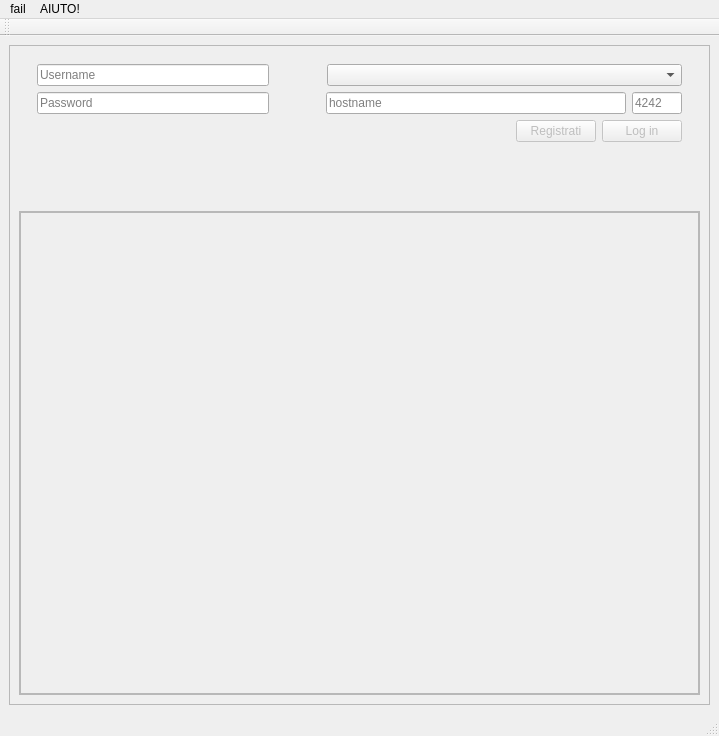
<?xml version="1.0" encoding="UTF-8"?>
<ui version="4.0">
 <class>finestraprincipale</class>
 <widget class="QMainWindow" name="finestraprincipale">
  <property name="enabled">
   <bool>true</bool>
  </property>
  <property name="geometry">
   <rect>
    <x>0</x>
    <y>0</y>
    <width>719</width>
    <height>736</height>
   </rect>
  </property>
  <property name="windowTitle">
   <string>Thinkzone</string>
  </property>
  <property name="windowIcon">
   <iconset resource="resources/immagini.qrc">
    <normaloff>:/images/gelatino_icon2.png</normaloff>:/images/gelatino_icon2.png</iconset>
  </property>
  <widget class="QWidget" name="wid_centr">
   <layout class="QVBoxLayout" name="verticalLayout_4">
    <item>
     <widget class="QFrame" name="frame_3">
      <property name="frameShape">
       <enum>QFrame::StyledPanel</enum>
      </property>
      <property name="frameShadow">
       <enum>QFrame::Raised</enum>
      </property>
      <layout class="QVBoxLayout" name="verticalLayout_3">
       <item>
        <widget class="QWidget" name="widget_5" native="true">
         <property name="maximumSize">
          <size>
           <width>16777215</width>
           <height>150</height>
          </size>
         </property>
         <layout class="QHBoxLayout" name="horizontalLayout_4">
          <item>
           <widget class="QWidget" name="widget" native="true">
            <property name="maximumSize">
             <size>
              <width>250</width>
              <height>16777215</height>
             </size>
            </property>
            <layout class="QVBoxLayout" name="verticalLayout_7">
             <property name="topMargin">
              <number>0</number>
             </property>
             <item>
              <widget class="QLineEdit" name="usernameEdit">
               <property name="placeholderText">
                <string>Username</string>
               </property>
              </widget>
             </item>
             <item>
              <widget class="QLineEdit" name="passwordEdit">
               <property name="echoMode">
                <enum>QLineEdit::Password</enum>
               </property>
               <property name="placeholderText">
                <string>Password</string>
               </property>
              </widget>
             </item>
             <item>
              <spacer name="verticalSpacer">
               <property name="orientation">
                <enum>Qt::Vertical</enum>
               </property>
               <property name="sizeHint" stdset="0">
                <size>
                 <width>20</width>
                 <height>40</height>
                </size>
               </property>
              </spacer>
             </item>
            </layout>
           </widget>
          </item>
          <item>
           <widget class="QWidget" name="widget_2" native="true">
            <property name="layoutDirection">
             <enum>Qt::RightToLeft</enum>
            </property>
            <layout class="QVBoxLayout" name="verticalLayout_8">
             <property name="topMargin">
              <number>0</number>
             </property>
             <property name="bottomMargin">
              <number>0</number>
             </property>
             <item>
              <widget class="QWidget" name="widget_6" native="true">
               <property name="layoutDirection">
                <enum>Qt::LeftToRight</enum>
               </property>
               <layout class="QHBoxLayout" name="horizontalLayout_2">
                <property name="margin">
                 <number>0</number>
                </property>
                <item>
                 <spacer name="horizontalSpacer_3">
                  <property name="orientation">
                   <enum>Qt::Horizontal</enum>
                  </property>
                  <property name="sizeType">
                   <enum>QSizePolicy::MinimumExpanding</enum>
                  </property>
                  <property name="sizeHint" stdset="0">
                   <size>
                    <width>0</width>
                    <height>20</height>
                   </size>
                  </property>
                 </spacer>
                </item>
                <item>
                 <widget class="QComboBox" name="serverBox">
                  <property name="minimumSize">
                   <size>
                    <width>355</width>
                    <height>0</height>
                   </size>
                  </property>
                  <property name="maximumSize">
                   <size>
                    <width>355</width>
                    <height>16777215</height>
                   </size>
                  </property>
                  <property name="editable">
                   <bool>false</bool>
                  </property>
                  <property name="currentIndex">
                   <number>-1</number>
                  </property>
                  <property name="insertPolicy">
                   <enum>QComboBox::InsertAtTop</enum>
                  </property>
                 </widget>
                </item>
               </layout>
              </widget>
             </item>
             <item>
              <widget class="QWidget" name="widget_hostname" native="true">
               <property name="enabled">
                <bool>true</bool>
               </property>
               <property name="layoutDirection">
                <enum>Qt::LeftToRight</enum>
               </property>
               <layout class="QHBoxLayout" name="hostname_layout">
                <property name="margin">
                 <number>0</number>
                </property>
                <item>
                 <spacer name="horizontalSpacer">
                  <property name="orientation">
                   <enum>Qt::Horizontal</enum>
                  </property>
                  <property name="sizeType">
                   <enum>QSizePolicy::MinimumExpanding</enum>
                  </property>
                  <property name="sizeHint" stdset="0">
                   <size>
                    <width>0</width>
                    <height>20</height>
                   </size>
                  </property>
                 </spacer>
                </item>
                <item>
                 <widget class="QLineEdit" name="hostEdit">
                  <property name="minimumSize">
                   <size>
                    <width>300</width>
                    <height>0</height>
                   </size>
                  </property>
                  <property name="maximumSize">
                   <size>
                    <width>300</width>
                    <height>16777215</height>
                   </size>
                  </property>
                  <property name="layoutDirection">
                   <enum>Qt::LeftToRight</enum>
                  </property>
                  <property name="inputMethodHints">
                   <set>Qt::ImhNoAutoUppercase|Qt::ImhPreferLowercase|Qt::ImhUrlCharactersOnly</set>
                  </property>
                  <property name="placeholderText">
                   <string>hostname</string>
                  </property>
                 </widget>
                </item>
                <item>
                 <widget class="QLineEdit" name="portaEdit">
                  <property name="maximumSize">
                   <size>
                    <width>50</width>
                    <height>16777215</height>
                   </size>
                  </property>
                  <property name="layoutDirection">
                   <enum>Qt::LeftToRight</enum>
                  </property>
                  <property name="inputMethodHints">
                   <set>Qt::ImhDigitsOnly|Qt::ImhFormattedNumbersOnly</set>
                  </property>
                  <property name="placeholderText">
                   <string>4242</string>
                  </property>
                 </widget>
                </item>
               </layout>
              </widget>
             </item>
             <item>
              <widget class="QWidget" name="widget_3" native="true">
               <property name="layoutDirection">
                <enum>Qt::LeftToRight</enum>
               </property>
               <layout class="QHBoxLayout" name="horizontalLayout_3">
                <property name="margin">
                 <number>0</number>
                </property>
                <item>
                 <spacer name="horizontalSpacer_2">
                  <property name="orientation">
                   <enum>Qt::Horizontal</enum>
                  </property>
                  <property name="sizeHint" stdset="0">
                   <size>
                    <width>40</width>
                    <height>20</height>
                   </size>
                  </property>
                 </spacer>
                </item>
                <item>
                 <widget class="QPushButton" name="buttonRegister">
                  <property name="enabled">
                   <bool>false</bool>
                  </property>
                  <property name="text">
                   <string>Registrati</string>
                  </property>
                 </widget>
                </item>
                <item>
                 <widget class="QPushButton" name="buttonConnect">
                  <property name="enabled">
                   <bool>false</bool>
                  </property>
                  <property name="maximumSize">
                   <size>
                    <width>280</width>
                    <height>16777215</height>
                   </size>
                  </property>
                  <property name="text">
                   <string>Log in</string>
                  </property>
                 </widget>
                </item>
               </layout>
              </widget>
             </item>
             <item>
              <spacer name="verticalSpacer_2">
               <property name="orientation">
                <enum>Qt::Vertical</enum>
               </property>
               <property name="sizeHint" stdset="0">
                <size>
                 <width>20</width>
                 <height>40</height>
                </size>
               </property>
              </spacer>
             </item>
            </layout>
           </widget>
          </item>
         </layout>
        </widget>
       </item>
       <item>
        <widget class="QFrame" name="frame_coll">
         <property name="frameShape">
          <enum>QFrame::StyledPanel</enum>
         </property>
         <property name="frameShadow">
          <enum>QFrame::Raised</enum>
         </property>
         <layout class="QVBoxLayout" name="verticalLayout_6">
          <property name="spacing">
           <number>0</number>
          </property>
          <property name="margin">
           <number>0</number>
          </property>
          <item>
           <widget class="QScrollArea" name="scrollArea">
            <property name="widgetResizable">
             <bool>true</bool>
            </property>
            <widget class="QWidget" name="scroll_widget">
             <property name="geometry">
              <rect>
               <x>0</x>
               <y>0</y>
               <width>677</width>
               <height>468</height>
              </rect>
             </property>
             <layout class="QGridLayout" name="scroll_layout_2">
              <property name="margin">
               <number>0</number>
              </property>
              <property name="spacing">
               <number>0</number>
              </property>
             </layout>
            </widget>
           </widget>
          </item>
         </layout>
        </widget>
       </item>
      </layout>
     </widget>
    </item>
   </layout>
  </widget>
  <widget class="QMenuBar" name="menubar">
   <property name="geometry">
    <rect>
     <x>0</x>
     <y>0</y>
     <width>719</width>
     <height>30</height>
    </rect>
   </property>
   <widget class="QMenu" name="menuFail">
    <property name="title">
     <string>fail</string>
    </property>
    <addaction name="actionEsci"/>
   </widget>
   <widget class="QMenu" name="menuAIUTO">
    <property name="title">
     <string>AIUTO!</string>
    </property>
    <addaction name="actionAbout_Thinkzone"/>
   </widget>
   <addaction name="menuFail"/>
   <addaction name="menuAIUTO"/>
  </widget>
  <widget class="QStatusBar" name="statusbar"/>
  <widget class="QToolBar" name="toolBar">
   <property name="windowTitle">
    <string>toolBar</string>
   </property>
   <attribute name="toolBarArea">
    <enum>TopToolBarArea</enum>
   </attribute>
   <attribute name="toolBarBreak">
    <bool>false</bool>
   </attribute>
  </widget>
  <action name="actionEsci">
   <property name="icon">
    <iconset resource="resources/immagini.qrc">
     <normaloff>:/images/gelatino_icon2.png</normaloff>:/images/gelatino_icon2.png</iconset>
   </property>
   <property name="text">
    <string>esci</string>
   </property>
  </action>
  <action name="actionAbout_Thinkzone">
   <property name="icon">
    <iconset>
     <normalon>:/images/gelatino_icon.png</normalon>
    </iconset>
   </property>
   <property name="text">
    <string>about Thinkzone</string>
   </property>
  </action>
 </widget>
 <resources>
  <include location="resources/immagini.qrc"/>
 </resources>
 <connections>
  <connection>
   <sender>actionEsci</sender>
   <signal>triggered()</signal>
   <receiver>finestraprincipale</receiver>
   <slot>close()</slot>
   <hints>
    <hint type="sourcelabel">
     <x>-1</x>
     <y>-1</y>
    </hint>
    <hint type="destinationlabel">
     <x>168</x>
     <y>132</y>
    </hint>
   </hints>
  </connection>
 </connections>
 <slots>
  <slot>preleva_dati_invia()</slot>
 </slots>
</ui>
